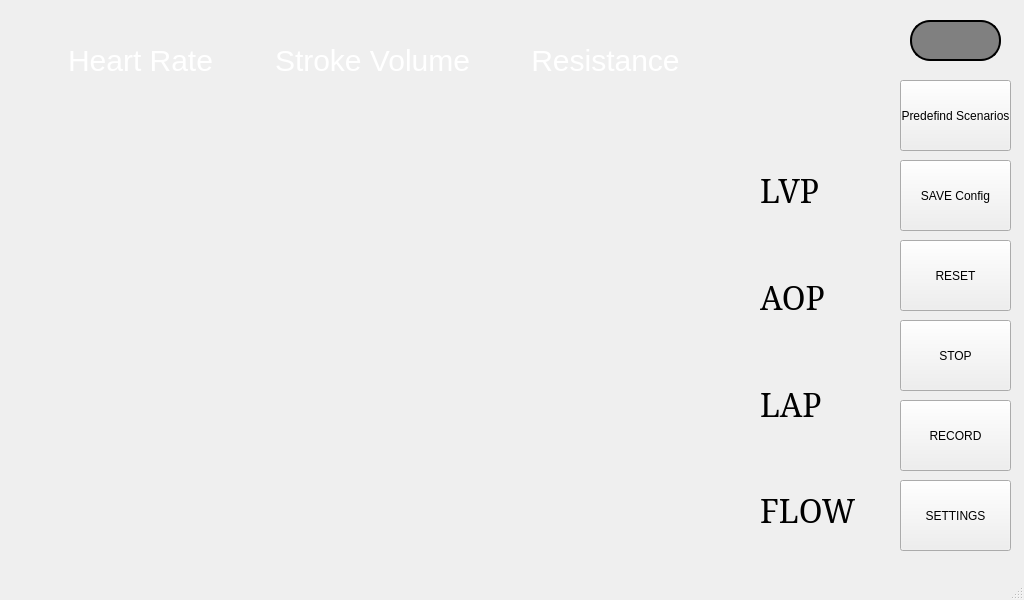
<?xml version="1.0" encoding="UTF-8"?>
<ui version="4.0">
 <class>MainWindow</class>
 <widget class="QMainWindow" name="MainWindow">
  <property name="geometry">
   <rect>
    <x>0</x>
    <y>0</y>
    <width>1024</width>
    <height>600</height>
   </rect>
  </property>
  <property name="windowTitle">
   <string>MainWindow</string>
  </property>
  <widget class="QWidget" name="centralwidget">
   <widget class="QLabel" name="stateIndcator">
    <property name="geometry">
     <rect>
      <x>910</x>
      <y>20</y>
      <width>91</width>
      <height>41</height>
     </rect>
    </property>
    <property name="styleSheet">
     <string notr="true">background-color: gray;
border-radius: 20px;
border: 2px solid black;
</string>
    </property>
    <property name="text">
     <string/>
    </property>
   </widget>
   <widget class="QPushButton" name="recordButton">
    <property name="geometry">
     <rect>
      <x>900</x>
      <y>400</y>
      <width>111</width>
      <height>71</height>
     </rect>
    </property>
    <property name="text">
     <string>RECORD</string>
    </property>
   </widget>
   <widget class="QPushButton" name="predefButton">
    <property name="geometry">
     <rect>
      <x>900</x>
      <y>80</y>
      <width>111</width>
      <height>71</height>
     </rect>
    </property>
    <property name="text">
     <string>Predefind Scenarios</string>
    </property>
   </widget>
   <widget class="QPushButton" name="settingsButton">
    <property name="geometry">
     <rect>
      <x>900</x>
      <y>480</y>
      <width>111</width>
      <height>71</height>
     </rect>
    </property>
    <property name="text">
     <string>SETTINGS</string>
    </property>
   </widget>
   <widget class="QPushButton" name="saveButton">
    <property name="geometry">
     <rect>
      <x>900</x>
      <y>160</y>
      <width>111</width>
      <height>71</height>
     </rect>
    </property>
    <property name="text">
     <string>SAVE Config</string>
    </property>
   </widget>
   <widget class="QPushButton" name="stopButton">
    <property name="geometry">
     <rect>
      <x>900</x>
      <y>320</y>
      <width>111</width>
      <height>71</height>
     </rect>
    </property>
    <property name="text">
     <string>STOP</string>
    </property>
   </widget>
   <widget class="QPushButton" name="resetButton">
    <property name="geometry">
     <rect>
      <x>900</x>
      <y>240</y>
      <width>111</width>
      <height>71</height>
     </rect>
    </property>
    <property name="text">
     <string>RESET</string>
    </property>
   </widget>
   <widget class="QWidget" name="layoutWidget">
    <property name="geometry">
     <rect>
      <x>760</x>
      <y>140</y>
      <width>122</width>
      <height>421</height>
     </rect>
    </property>
    <layout class="QVBoxLayout" name="verticalLayout">
     <item>
      <widget class="QLabel" name="lvpLabel">
       <property name="font">
        <font>
         <family>Elephant</family>
         <pointsize>24</pointsize>
        </font>
       </property>
       <property name="text">
        <string>LVP</string>
       </property>
      </widget>
     </item>
     <item>
      <widget class="QLabel" name="aopLabel">
       <property name="font">
        <font>
         <family>Elephant</family>
         <pointsize>24</pointsize>
        </font>
       </property>
       <property name="text">
        <string>AOP</string>
       </property>
      </widget>
     </item>
     <item>
      <widget class="QLabel" name="lapLabel">
       <property name="font">
        <font>
         <family>Elephant</family>
         <pointsize>24</pointsize>
        </font>
       </property>
       <property name="text">
        <string>LAP</string>
       </property>
      </widget>
     </item>
     <item>
      <widget class="QLabel" name="flowLabel">
       <property name="font">
        <font>
         <family>Elephant</family>
         <pointsize>24</pointsize>
        </font>
       </property>
       <property name="text">
        <string>FLOW</string>
       </property>
      </widget>
     </item>
    </layout>
   </widget>
   <widget class="QWidget" name="layoutWidget">
    <property name="geometry">
     <rect>
      <x>40</x>
      <y>10</y>
      <width>691</width>
      <height>101</height>
     </rect>
    </property>
    <layout class="QHBoxLayout" name="horizontalLayout">
     <item>
      <widget class="QStackedWidget" name="hrStackedWidget">
       <property name="currentIndex">
        <number>1</number>
       </property>
       <widget class="QWidget" name="hrPage2">
        <widget class="QPushButton" name="btnHRincrease">
         <property name="geometry">
          <rect>
           <x>140</x>
           <y>0</y>
           <width>51</width>
           <height>41</height>
          </rect>
         </property>
         <property name="styleSheet">
          <string notr="true">QPushButton {
    border: none;
    background-color: transparent;
    font-size: 30px;
    color: white;
}
</string>
         </property>
         <property name="text">
          <string>+</string>
         </property>
        </widget>
        <widget class="QPushButton" name="btnHRdecrease">
         <property name="geometry">
          <rect>
           <x>140</x>
           <y>50</y>
           <width>51</width>
           <height>41</height>
          </rect>
         </property>
         <property name="styleSheet">
          <string notr="true">QPushButton {
    border: none;
    background-color: transparent;
    font-size: 30px;
    color: white;
}
</string>
         </property>
         <property name="text">
          <string>-</string>
         </property>
        </widget>
        <widget class="QLabel" name="hrLabel">
         <property name="geometry">
          <rect>
           <x>8</x>
           <y>5</y>
           <width>131</width>
           <height>91</height>
          </rect>
         </property>
         <property name="styleSheet">
          <string notr="true">QPushButton {
    border: none;
    background-color: transparent;
    font-size: 30px;
    color: white;
}
</string>
         </property>
         <property name="text">
          <string>Heart Rate</string>
         </property>
        </widget>
       </widget>
       <widget class="QWidget" name="hrPage1_2">
        <widget class="QPushButton" name="pushButton">
         <property name="geometry">
          <rect>
           <x>0</x>
           <y>0</y>
           <width>201</width>
           <height>101</height>
          </rect>
         </property>
         <property name="styleSheet">
          <string notr="true">QPushButton {
    border: none;
    background-color: transparent;
    font-size: 30px;
    color: white;
}
</string>
         </property>
         <property name="text">
          <string>Heart Rate</string>
         </property>
        </widget>
       </widget>
      </widget>
     </item>
     <item>
      <widget class="QStackedWidget" name="svStackedWidget">
       <property name="currentIndex">
        <number>1</number>
       </property>
       <widget class="QWidget" name="svPage1">
        <widget class="QPushButton" name="btnSVincrease">
         <property name="geometry">
          <rect>
           <x>140</x>
           <y>0</y>
           <width>51</width>
           <height>41</height>
          </rect>
         </property>
         <property name="text">
          <string>+</string>
         </property>
        </widget>
        <widget class="QPushButton" name="btnSVdecrease">
         <property name="geometry">
          <rect>
           <x>140</x>
           <y>50</y>
           <width>51</width>
           <height>41</height>
          </rect>
         </property>
         <property name="text">
          <string>-</string>
         </property>
        </widget>
        <widget class="QLabel" name="svLabel">
         <property name="geometry">
          <rect>
           <x>8</x>
           <y>5</y>
           <width>131</width>
           <height>91</height>
          </rect>
         </property>
         <property name="text">
          <string>Stroke Volume</string>
         </property>
        </widget>
       </widget>
       <widget class="QWidget" name="svPage2">
        <widget class="QPushButton" name="pushButton_2">
         <property name="geometry">
          <rect>
           <x>0</x>
           <y>0</y>
           <width>201</width>
           <height>101</height>
          </rect>
         </property>
         <property name="styleSheet">
          <string notr="true">QPushButton {
    border: none;
    background-color: transparent;
    font-size: 30px;
    color: white;
}
</string>
         </property>
         <property name="text">
          <string>Stroke Volume</string>
         </property>
        </widget>
       </widget>
      </widget>
     </item>
     <item>
      <widget class="QStackedWidget" name="resStackedWidget">
       <property name="currentIndex">
        <number>0</number>
       </property>
       <widget class="QWidget" name="resPage1">
        <widget class="QPushButton" name="btnResistance">
         <property name="geometry">
          <rect>
           <x>0</x>
           <y>0</y>
           <width>201</width>
           <height>101</height>
          </rect>
         </property>
         <property name="styleSheet">
          <string notr="true">QPushButton {
    border: none;
    background-color: transparent;
    font-size: 30px;
    color: white;
}
</string>
         </property>
         <property name="text">
          <string>Resistance</string>
         </property>
        </widget>
       </widget>
       <widget class="QWidget" name="resPage2">
        <widget class="QPushButton" name="btnResIncrease">
         <property name="geometry">
          <rect>
           <x>140</x>
           <y>0</y>
           <width>51</width>
           <height>41</height>
          </rect>
         </property>
         <property name="text">
          <string>+</string>
         </property>
        </widget>
        <widget class="QPushButton" name="btnResDecrease">
         <property name="geometry">
          <rect>
           <x>140</x>
           <y>50</y>
           <width>51</width>
           <height>41</height>
          </rect>
         </property>
         <property name="text">
          <string>-</string>
         </property>
        </widget>
        <widget class="QLabel" name="resLabel">
         <property name="geometry">
          <rect>
           <x>10</x>
           <y>5</y>
           <width>131</width>
           <height>91</height>
          </rect>
         </property>
         <property name="text">
          <string>Resistance</string>
         </property>
        </widget>
       </widget>
      </widget>
     </item>
    </layout>
   </widget>
  </widget>
  <widget class="QStatusBar" name="statusbar"/>
 </widget>
 <resources/>
 <connections/>
</ui>
